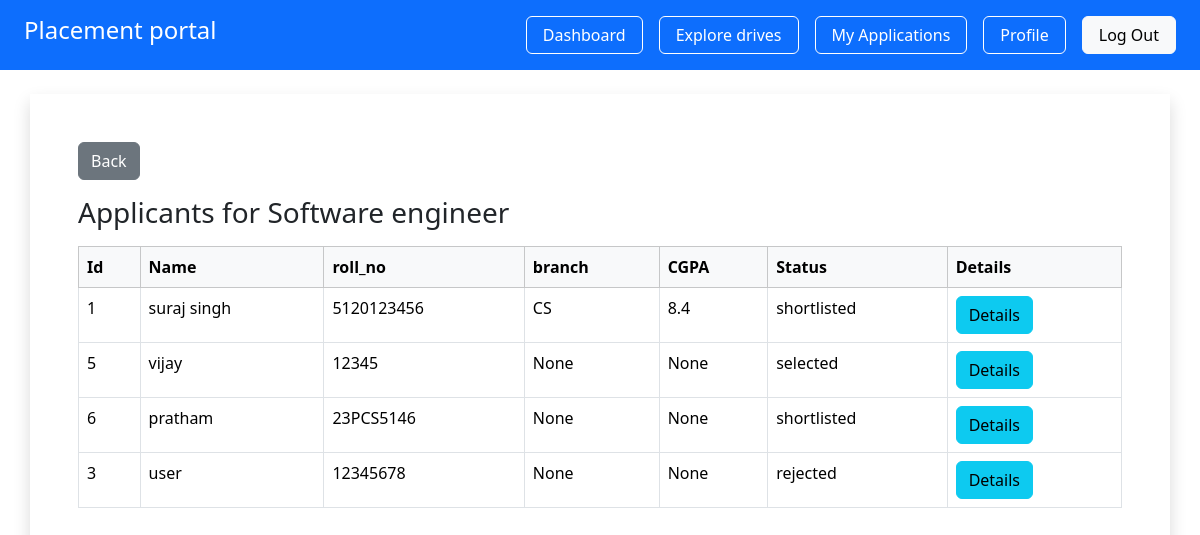
Page /company/view/1 (signed in) on the earlier database version.
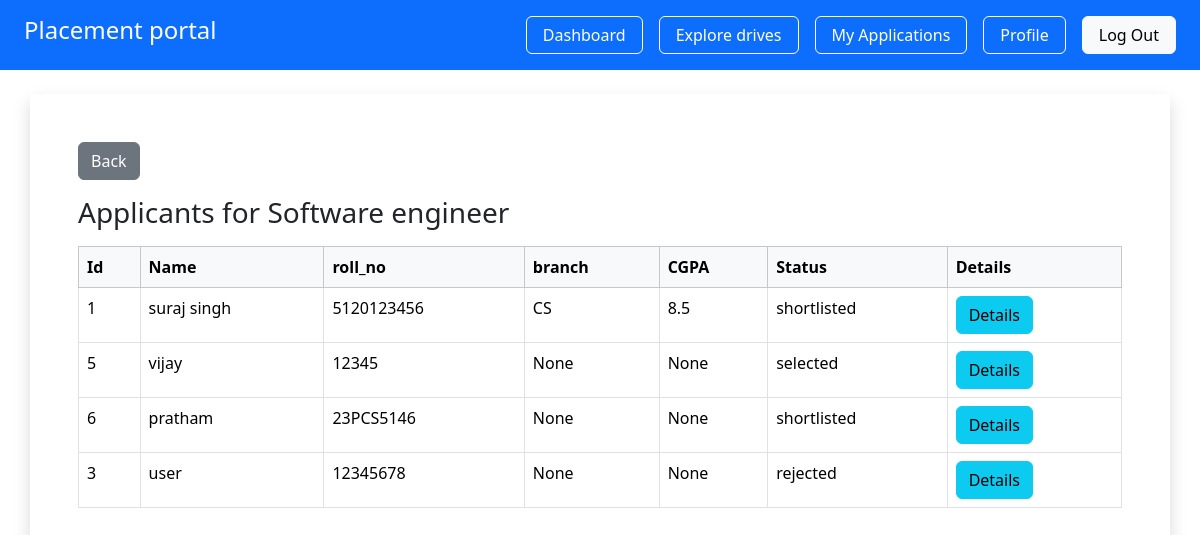
Same page on the later database version.
### app/models.py (models this page shows, shortened)
class Application(db.Model):
     __tablename__ = "applications"
     id = db.Column(db.Integer, primary_key=True)
     student_id = db.Column(db.Integer, db.ForeignKey("students.id"), nullable=False)
     drive_id =db.Column(db.Integer, db.ForeignKey("placement_drives.id"), nullable=False)
     applied_on =db.Column(db.DateTime, default=datetime.utcnow)
     status = db.Column(db.String(20), default="applied")
     student = db.relationship("Student", backref="applications")
     drive= db.relationship("PlacementDrive", backref="applications")
     __table_args__ = (
          db.UniqueConstraint("student_id","drive_id", name="unique_application"),
     )

class Student(db.Model):
     __tablename__ = "students"
     id = db.Column(db.Integer, primary_key=True )
     user_id = db.Column(db.Integer, db.ForeignKey("users.id"), nullable=False)
     name = db.Column(db.String(100), nullable=False)
     roll_no = db.Column(db.String(50), unique=True, nullable=False)
     branch= db.Column(db.String(50))
     cgpa=db.Column(db.Float)
     phone = db.Column(db.String(15))
     resume = db.Column(db.String(200))
     is_blacklisted = db.Column(db.Boolean, default=False)
     user = db.relationship("User", backref=db.backref("student", uselist=False), uselist=False )

### app/company/routes.py (the view)
@company.route('/company/view/<int:id>')
@login_required
def view_application(id):
    drive = PlacementDrive.query.get_or_404(id)
    return render_template("company/view.html", drive=drive)

### app/__init__.py (called while the page is built)
@login_manager.user_loader
def load_user(user_id):
    from app.models import User
    return User.query.get(int(user_id))

### app/templates/company/view.html
{% extends 'base.html' %}
{% block content %}
<div class="p-5 bg-opacity-25 container shadow p-2 mt-4" >
      <a href="{{ url_for('company.c_company') }}"
               class="btn btn-secondary mb-3">
               Back
      </a>
      <h3>Applicants for {{ drive.job_title }}</h3>
     {% if drive.applications %}
     <table class="table table-bordered table-hover mt-3 ">
            <thead class="table-light">
                <tr>
                    <th>Id</th>
                    <th>Name</th>
                    <th>roll_no</th>
                    <th>branch</th>
                    <th>CGPA</th>
                    <th>Status</th>
                    <th>Details</th>
               </tr>
            </thead>
            <tbody>
               {% for stu in drive.applications %}
               <tr>
                    <td>{{stu.student.id}}</td>
                    <td>{{stu.student.name}}</td>
                    <td>{{stu.student.roll_no}}</td>
                    <td>{{stu.student.branch}}</td>
                    <td>{{stu.student.cgpa}}</td>
                    <td>{{stu.status}}</td>
                    <td><a href="{{ url_for('company.application_detail', app_id=stu.id) }}"
                       class="btn btn-info">
                        Details
                    </a></td>
               </tr>
               {% endfor %}
            </tbody>
     </table>
     {% endif %}
</div>
{% endblock %}

Differences in the rows shown:
changed through a linked row, Application "suraj singh": student.cgpa "8.4" → "8.5"
